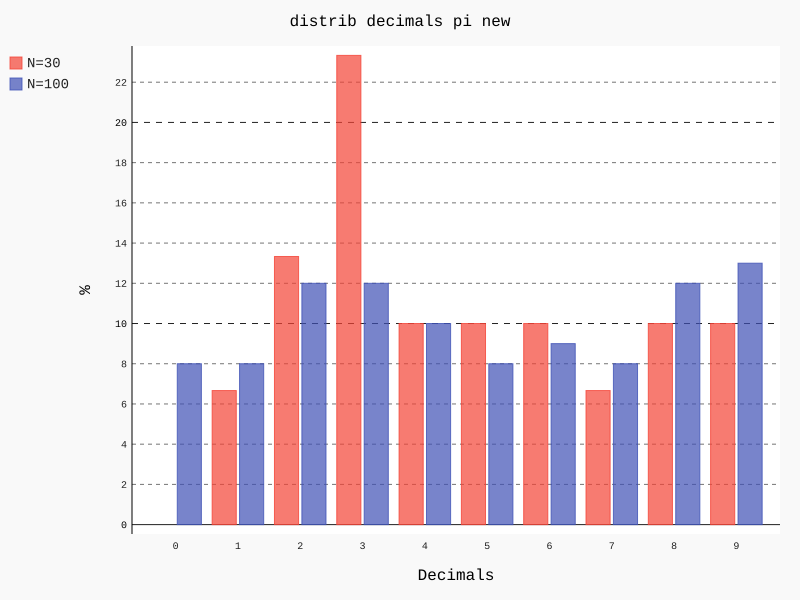

This chart was generated by the following Python code:
from Jmodule import jstring, jfilename, Sub_in_main
sbm = Sub_in_main 
import pygal
import time



s=time.time()


filenames = [ 'pi_30.txt', 'pi_100.txt' ]
len_filenames = len(filenames)


lines =  [''] * len_filenames
str_lines = [''] * len_filenames
for n in range( len_filenames ):
	with open(filenames[n]) as f:
		lines[n] = f.readlines()
	str_lines[n] = jstring(lines[n])[0:1] + jstring(lines[n])[2:-1] 


domain = range(0,10)


CL = [[]] * len_filenames # = [ [], [] ] since len_filenames == 2.

for n in range(len_filenames):
	CL[n] = [ sbm(x, str_lines[n] ) for x in domain ]


freq = [[]] * len_filenames
for n in range(len_filenames):
	freq[n] = [ element.jcount() for element in CL[n] ]


norm_freq = [[]] * len_filenames
for n in range(len_filenames):
	norm_freq[n] = [ 100*element/sum(freq[n]) for element in freq[n] ]



hist = pygal.Bar()
for n in range(len_filenames):
	hist.add('N='+ str( len( str_lines[n]) ), norm_freq[n])

hist.title = "distrib decimals pi new"

hist.x_labels  = list(domain)
hist.x_title = " Decimals"
hist.y_title = "%"

#hist.render_to_file( hist.title + ".svg" )
file_name_svg = jfilename(hist.title, 'svg')
hist.render_to_file( file_name_svg )




e=time.time()

print(100*(e-s))
